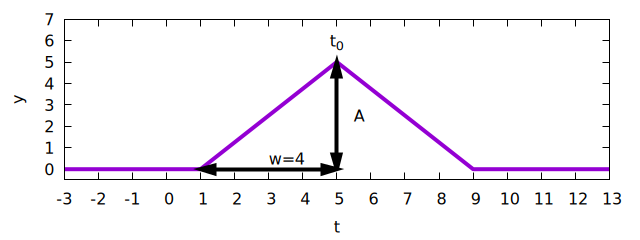

This figure's gnuplot source:
set term pngcairo size 640,240
set output "signal_shape.png"

w=4.
A=5.
t0=5.

set samples 1000
set xlabel "t"
set ylabel "y"
set xtics 1
set ytics 1

sig(x,w) = (abs(x)<=w)?(1-abs(x)/w):0

set arrow from t0,0 to t0,A heads filled lw 4 front
set label "A" at t0+0.5,A/2 

set arrow from t0-w,0 to t0,0   heads filled lw 4 front
set label "w=4" at t0-w/2,0.5

set label "t_0" at t0,A+1 center

plot[t0-2*w:t0+2*w][-0.5:A+2] A*sig(x-t0,w) lw 4 notitle "signal shape"